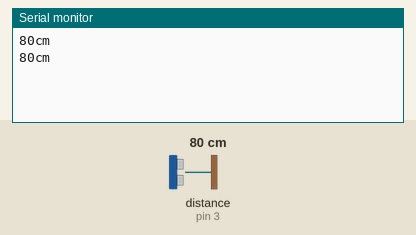
Bench run of a sketch on a simulated Arduino Uno, built with avr-gcc and run on an emulated ATmega328P. Shown: the last lines printed to the serial monitor. Wiring (inferred from the names in the program): ultrasonic range finder: trigger pin 2; echo pin 3. The test bench sets the inputs (shaded band); at power-on: distance to the obstacle (sensor on pin 3) 80 cm. The echo pulse lasts 58.3 µs per cm.

Above: at 1.8 s.
1.9 s: distance to the obstacle (sensor on pin 3) set to 17 cm
At 2.6 s:
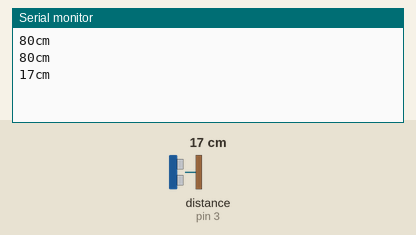
3.4 s: distance to the obstacle (sensor on pin 3) set to 14 cm
At 5.4 s:
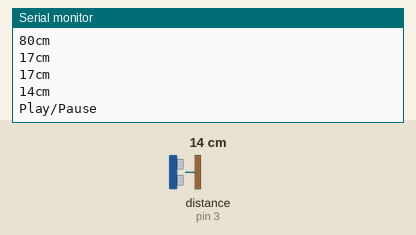
Timing chart, 0 to 6.9 s (numbered marks = the images above; inputs shaded):
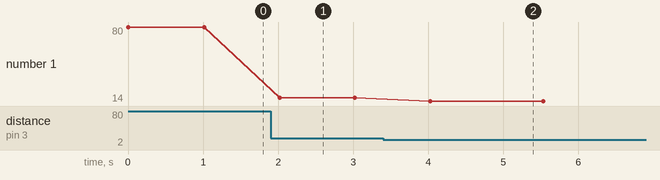

The sketch:

python_with_arduino2.ino
```cpp
const int trigger1 = 2; //Trigger pin of 1st Sesnor
const int echo1 = 3; //Echo pin of 1st Sesnor

long time_taken;
int dist,distL,distR;

void setup() {
Serial.begin(9600);

pinMode(trigger1, OUTPUT);
pinMode(echo1, INPUT);
}
void calculate_distance(int trigger, int echo)
{
digitalWrite(trigger, LOW);
delayMicroseconds(2);
digitalWrite(trigger, HIGH);
delayMicroseconds(10);
digitalWrite(trigger, LOW);

time_taken = pulseIn(echo, HIGH);
dist= time_taken*0.034/2;
if (dist>50)
dist = 50;


}
void loop() { //infinite loopy
long cm;
calculate_distance(trigger1,echo1);
distL =dist; //get distance of left sensor

cm = microsecondsToCentimeters(time_taken);
Serial.print(cm);
Serial.print("cm");
Serial.println();
delay(1000);
if ((distL > 10) && (distL <15))
{Serial.println("Play/Pause"); delay (500);}

calculate_distance(trigger1,echo1);
distL =dist;
}
long microsecondsToCentimeters(long microseconds) {
   return microseconds / 29 / 2;
   }
```

Measured:
- the behaviour switches between 16 and 15 cm on distance to the obstacle (sensor on pin 3) (found by bisection; images 1 and 2)
- after the input at 1.9 s, the serial monitor: prints a new line after 0.12 s (image 1)
- after the input at 3.4 s, the serial monitor: prints a new line after 0.63 s (image 2)
- plotted number 1: 80 → 17 after the input at 1.9 s, 17 → 14 after the input at 3.4 s
